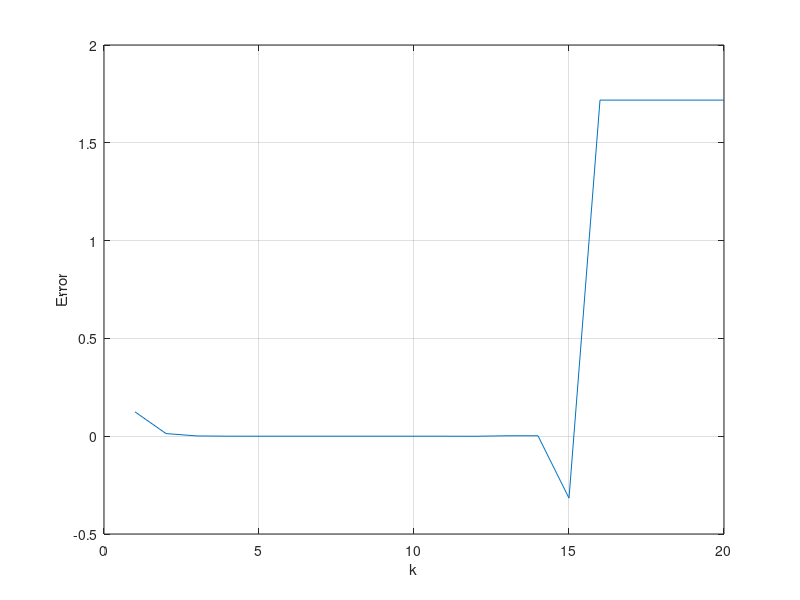

MATLAB code for this plot:
% exponential compute

k=1:20;
n=10.^k;
e=(1+1./n).^n;

error=exp(1)-e;
plot(k,error);
ylabel('Error');
xlabel('k');
grid;